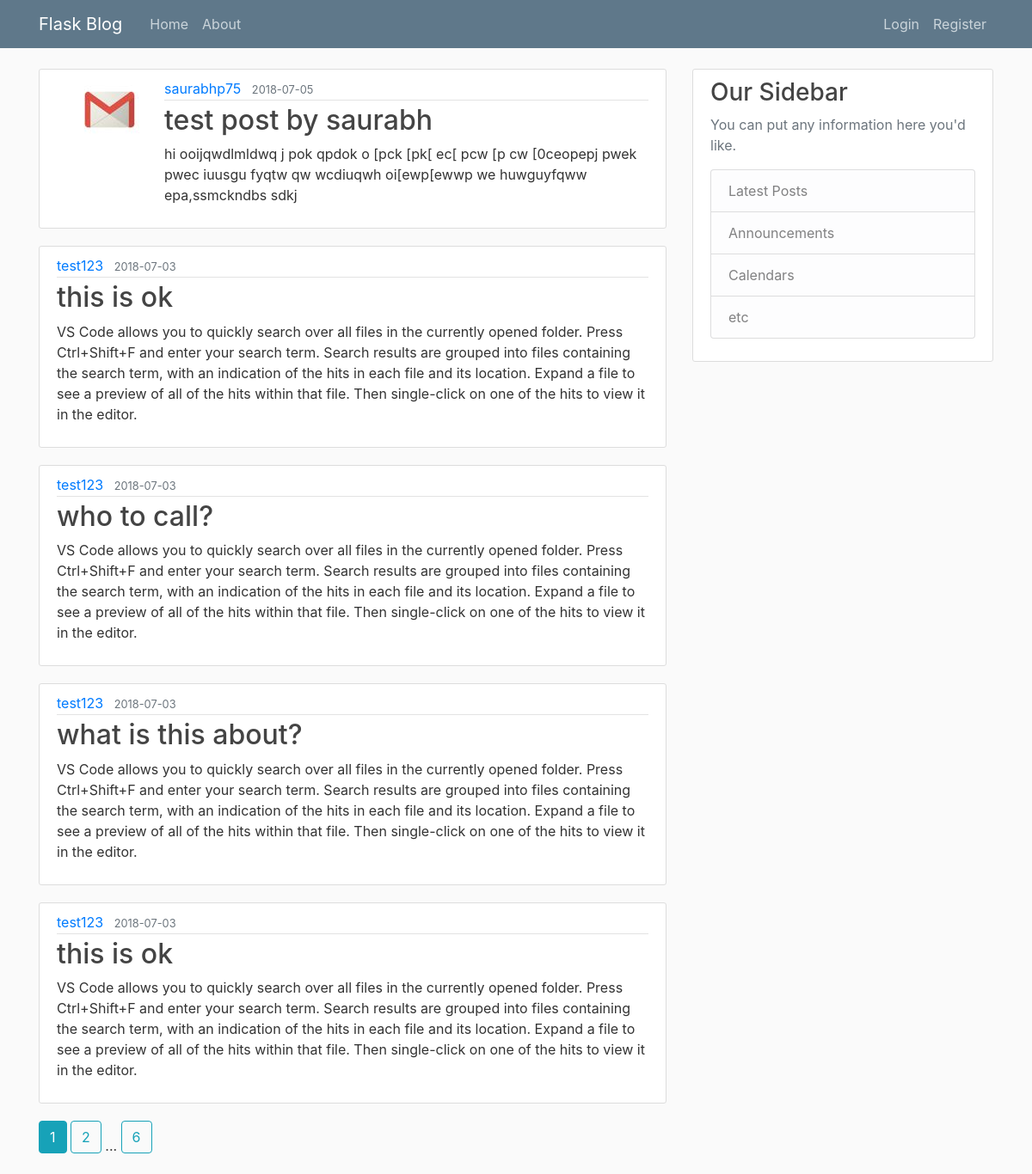
The page /home on the database its author committed.
### flaskblog/models.py (models this page shows, shortened)
class Post(db.Model):
    id = db.Column(db.Integer, primary_key=True)
    title = db.Column(db.String(100), nullable=False)
    date_posted = db.Column(db.DateTime, nullable=False, default=datetime.utcnow)
    content = db.Column(db.Text, nullable=False)
    user_id = db.Column(db.Integer, db.ForeignKey('user.id'), nullable=False)

class User(db.Model, UserMixin):
    id = db.Column(db.Integer, primary_key=True)
    username = db.Column(db.String(20), unique=True, nullable=False)
    email = db.Column(db.String(120), unique=True, nullable=False)
    image_file = db.Column(db.String(20), nullable=False, default='default.jpg')
    password = db.Column(db.String(60), nullable=False)
    posts = db.relationship('Post', backref='author', lazy=True)

### flaskblog/main/routes.py (the view)
@main.route("/")
@main.route("/home")
def home():
    page = request.args.get('page', 1, type=int)
    posts = Post.query.order_by(Post.date_posted.desc()).paginate(page=page, per_page=5)
    return render_template('home.html', posts=posts)

### flaskblog/templates/home.html
{% extends "layout.html" %}
{% block content %}
    {% for post in posts.items %}
        <article class="media content-section">
          <img class="rounded-circle article-image" src="{{ url_for('static', filename='profile_pics/' + post.author.image_file)}}" alt="">
          <div class="media-body">
            <div class="article-metadata">
              <a class="mr-2" href="{{ url_for('users.user_posts', username=post.author.username) }}">{{ post.author.username }}</a>
              <small class="text-muted">{{ post.date_posted.strftime('%Y-%m-%d') }}</small>
            </div>
            <h2><a class="article-title" href="{{ url_for('posts.post', post_id=post.id) }}">{{ post.title }}</a></h2>
            <p class="article-content">{{ post.content }}</p>
          </div>
        </article>
    {% endfor %}
    {% for page_num in posts.iter_pages(left_edge=1, right_edge=1, left_current=1, right_current=2) %}
        {% if page_num %}
          {% if posts.page == page_num %}
            <a class="btn btn-info mb-4" href="{{ url_for('main.home', page=page_num) }}">{{ page_num }}</a>
          {% else %}
            <a class="btn btn-outline-info mb-4" href="{{ url_for('main.home', page=page_num) }}">{{ page_num }}</a>
          {% endif %}
        {% else %}
          ...
        {% endif %}
    {% endfor %}
{% endblock content %}

### flaskblog/static/main.css (style rules this page uses)
body { background: #fafafa; color: #333333; margin-top: 5rem; }
h1, h2, h3, h4, h5, h6 { color: #444444; }
.content-section { background: #ffffff; padding: 10px 20px; border: 1px solid #dddddd; border-radius: 3px; margin-bottom: 20px; }
.article-title { color: #444444; }
.article-content { white-space: pre-line; }
.article-metadata { padding-bottom: 1px; margin-bottom: 4px; border-bottom: 1px solid #e3e3e3 }

### rows shown on the page
Post: image_file (picture), author.username "saurabhp75", date_posted "2018-07-05", title "test post by saurabh", content "hi ooijqwdlmldwq j pok qpdok o [pck [pk[ ec[ pcw [p cw [0ceopepj pwek pwec iuusgu fyqtw qw wcdiuqwh oi[ewp[ewwp we huwguyfqww epa,ssmckndbs sdkj"
Post: author.username "test123", date_posted "2018-07-03", title "this is ok", content "VS Code allows you to quickly search over all files in the currently opened folder. Press Ctrl+Shift+F and enter your search term. Search results are grouped into files containing the search term, with an indication of the hits in each file and its location. Expand a file to see a preview of all of the hits within that file. Then single-click on one of the hits to view it in the editor."
Post: author.username "test123", date_posted "2018-07-03", title "who to call?", content "VS Code allows you to quickly search over all files in the currently opened folder. Press Ctrl+Shift+F and enter your search term. Search results are grouped into files containing the search term, with an indication of the hits in each file and its location. Expand a file to see a preview of all of the hits within that file. Then single-click on one of the hits to view it in the editor."
Post: author.username "test123", date_posted "2018-07-03", title "what is this about?", content "VS Code allows you to quickly search over all files in the currently opened folder. Press Ctrl+Shift+F and enter your search term. Search results are grouped into files containing the search term, with an indication of the hits in each file and its location. Expand a file to see a preview of all of the hits within that file. Then single-click on one of the hits to view it in the editor."
Post: author.username "test123", date_posted "2018-07-03", title "this is ok", content "VS Code allows you to quickly search over all files in the currently opened folder. Press Ctrl+Shift+F and enter your search term. Search results are grouped into files containing the search term, with an indication of the hits in each file and its location. Expand a file to see a preview of all of the hits within that file. Then single-click on one of the hits to view it in the editor."

### other values the page prints
{{ page_num }} "1"
{{ page_num }} "2" "6"
